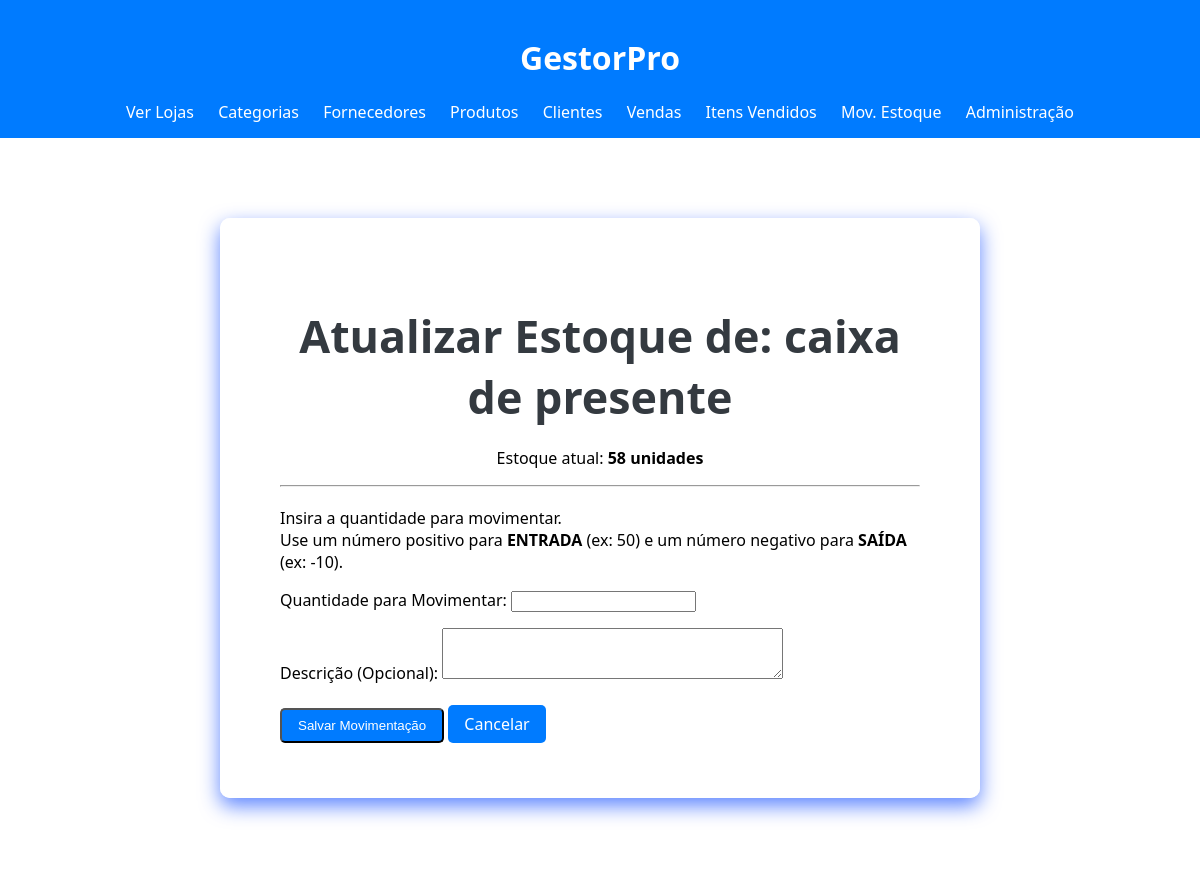
The page /produtos/3/atualizar_estoque/ (signed in) on the database as committed earlier.
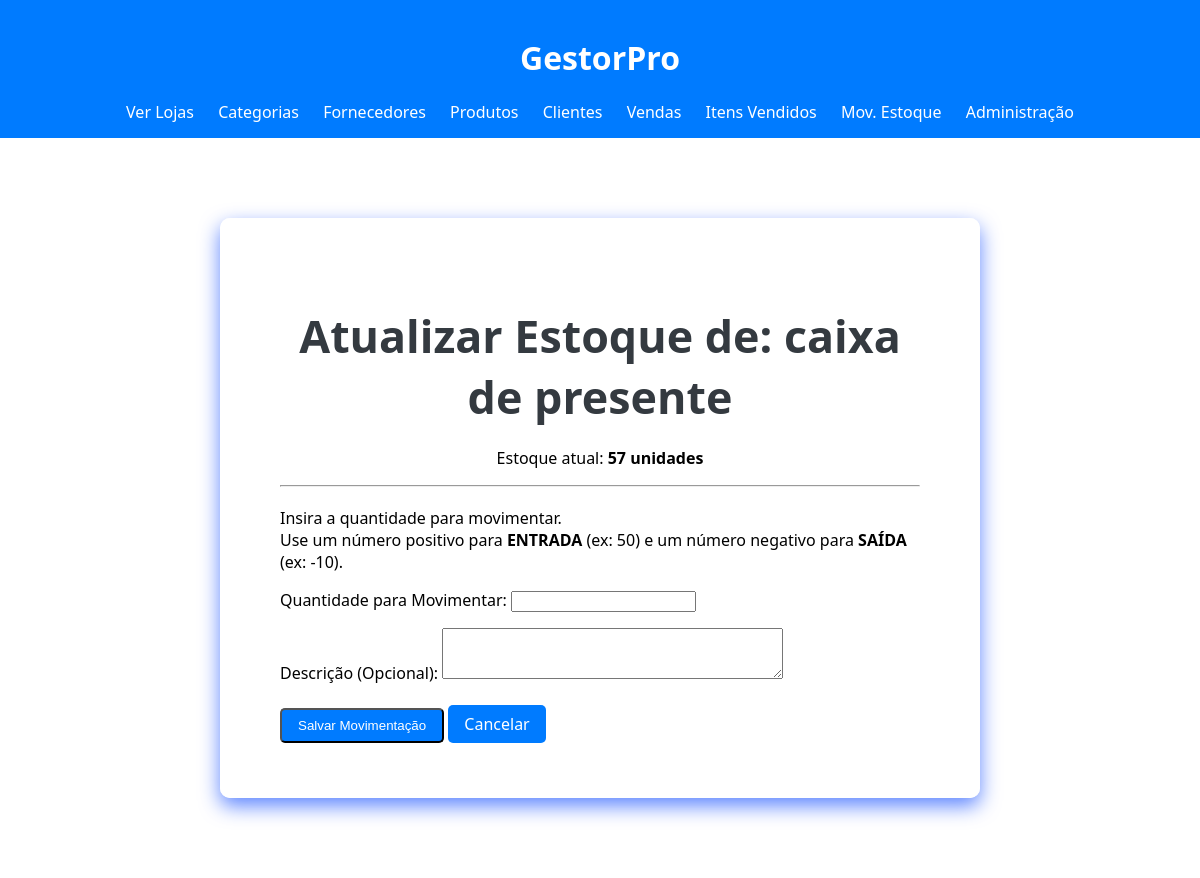
The same page on the database as committed later.
### loja_app/models.py (models this page shows, shortened)
class Estoque(models.Model):
    produto = models.OneToOneField(Produto, on_delete=models.CASCADE)
    quantidade = models.IntegerField(default=0)

### loja_app/views.py (the view)
# urls.py: path('produtos/<int:produto_id>/atualizar_estoque/', views.atualizar_estoque, name='atualizar_estoque'),
@staff_member_required
def atualizar_estoque(request, produto_id):
    produto = get_object_or_404(Produto, id=produto_id)
    estoque = produto.estoque
    if request.method == 'POST':
        form = MovimentacaoEstoqueForm(request.POST)
        if form.is_valid():
            quantidade = form.cleaned_data['quantidade']
            descricao = form.cleaned_data['descricao']
            estoque.quantidade += quantidade
            estoque.save()
            tipo_mov = 'ENTRADA' if quantidade > 0 else 'SAIDA'
            MovimentacaoEstoque.objects.create(
                produto=produto,
                quantidade=quantidade,
                tipo=tipo_mov,
                descricao=descricao
            )
            return redirect('lista_produtos')
    else:
        form = MovimentacaoEstoqueForm()
    context = {'form': form, 'produto': produto, 'estoque': estoque}
    return render(request, 'loja_app/atualizar_estoque.html', context)

### loja_app/forms.py
class MovimentacaoEstoqueForm(forms.Form):
    quantidade = forms.IntegerField(label="Quantidade para Movimentar")
    descricao = forms.CharField(label="Descrição (Opcional)", required=False, widget=forms.Textarea(attrs={'rows': 3}))

### loja_app/templates/loja_app/atualizar_estoque.html (shortened to what this page needs)
{% extends 'loja_app/base.html' %}
{% load static %}
{% block body_class %}dashboard-page{% endblock %}
{% block extra_css %}
    <link rel="stylesheet" href="{% static 'loja_app/css/home.css' %}">
{% endblock %}
{% block content %}
<div class="dashboard-simple-container">
    <div class="dashboard-simple-content">
        <h2>Atualizar Estoque de: {{ produto.nome }}</h2>
        <p>Estoque atual: <strong>{{ estoque.quantidade }} unidades</strong></p>
        <hr>
        <form method="post" style="text-align: left; margin-top: 20px;">
            <p>
                Insira a quantidade para movimentar. <br>
                Use um número positivo para <strong>ENTRADA</strong> (ex: 50) e um número negativo para <strong>SAÍDA</strong> (ex: -10).
            </p>
            {{ form.as_p }}
            <button type="submit" class="botao">Salvar Movimentação</button>
            <a href="{% url 'lista_produtos' %}" class="botao cancelar">Cancelar</a>
        </form>
    </div>
</div>
{% endblock %}

Rows that differ between the two databases and show on the page:
changed Estoque: quantidade "58" → "57"
